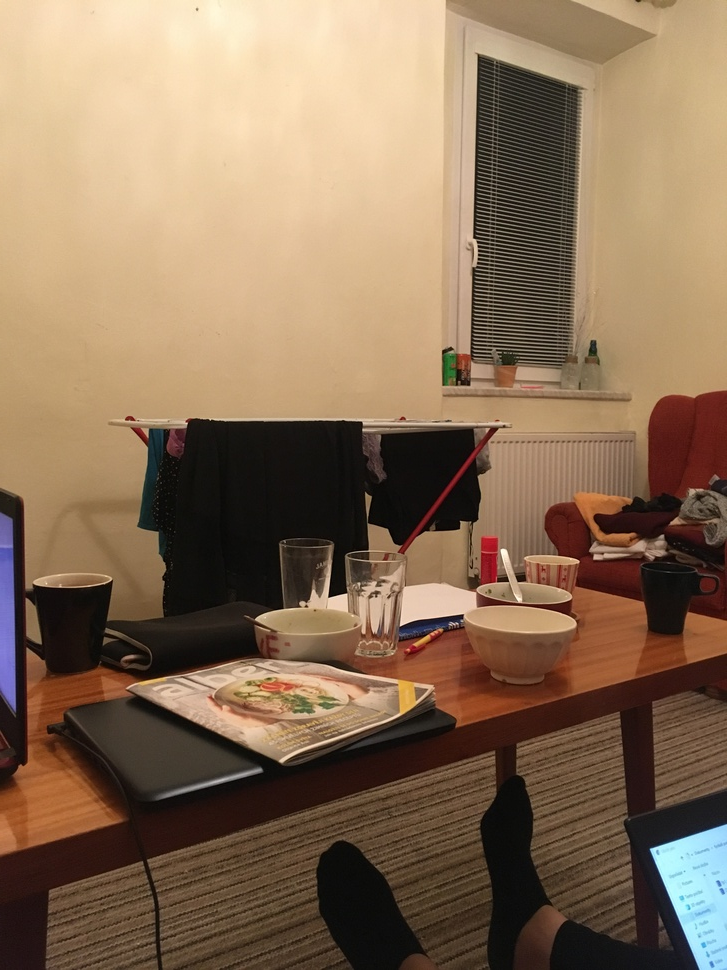
#> input picture 2_semestr/MUL/Proj1/images/first.jpg, 727 x 970 px, shrunk from 3024 x 4032 before the run
$ python du01.py --video ../../../2_semestr/MUL/Proj1/images/diffrent.jpg --image ../../../2_semestr/MUL/Proj1/images/first.jpg
#> lines starting #> are read from the running program, lines starting #| are printed output that depends on the picture
# coding: utf-8
from __future__ import print_function

import numpy as np
import cv2

# This should help with the assignment:
# * Indexing numpy arrays http://scipy-cookbook.readthedocs.io/items/Indexing.html


def parseArguments():
    import argparse
    parser = argparse.ArgumentParser()
    parser.add_argument('-v', '--video', help='Input video file name.')
    parser.add_argument('-i', '--image', help='Input image file name.')
    args = parser.parse_args()
    return args


def image(imageFileName):
    # read image
    img = cv2.imread(imageFileName)
#> img is the input picture: shape (970, 727, 3); mean B, G, R 87, 111.5, 136.6
    if img is None:
        print("Error: Unable to read image file", imageFileName)
        exit(-1)

    # print image width, height, and channel count
    print("Image dimensions: {}, {}, {}" .format(np.shape(img)[1], np.shape(img)[0], np.shape(img)[2]))
#| Image dimensions: 727, 970, 3

    # Resize to width 400 and height 500 with bicubic interpolation.
    img = cv2.resize(img, (400, 500), interpolation=cv2.INTER_CUBIC)
#> img: shape (500, 400, 3)

    # Print mean image color and standard deviation of each color channel
    print('Image mean and standard deviation: {}, {}; {}, {}; {}, {}'
          .format(round(np.mean(img[:,:,0].flatten()), 2), round(np.std(img[:,:,0].flatten()), 2),
                  round(np.mean(img[:,:,1].flatten()), 2), round(np.std(img[:,:,1].flatten()), 2),
                  round(np.mean(img[:,:,2].flatten()), 2), round(np.std(img[:,:,2].flatten()), 2)))
#| Image mean and standard deviation: 86.98, 60.36; 111.49, 71.66; 136.62, 77.93

    # Fill horizontal rectangle with color 128.
    # Position x1=50,y1=120 and size width=200, height=50
    rect = img.copy()
    rect = cv2.rectangle(rect, (50, 120), (250, 170), (128, 128, 128), cv2.FILLED)
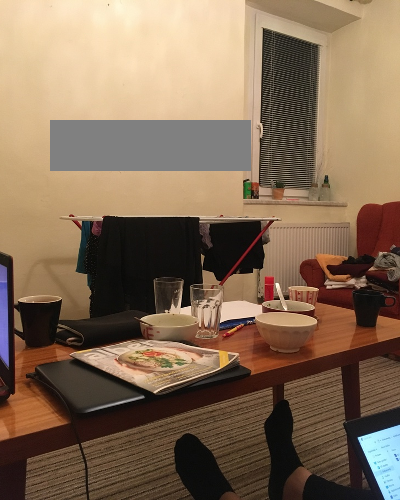
#> rect: shape (500, 400, 3); mean B, G, R 86.2, 108.7, 132.1
    # write result to file
    cv2.imwrite('rectangle.png', rect)

    # Fill every third column in the top half of the image black.
    # The first column sould be black.
    # The rectangle should not be visible.
    striped = img.copy()
    for i in range(int(np.shape(img)[0]/2)):
            for e in range(int(np.shape(img)[1])):
                if (e % 3) == 0:
                    striped[i,e,:] = 0
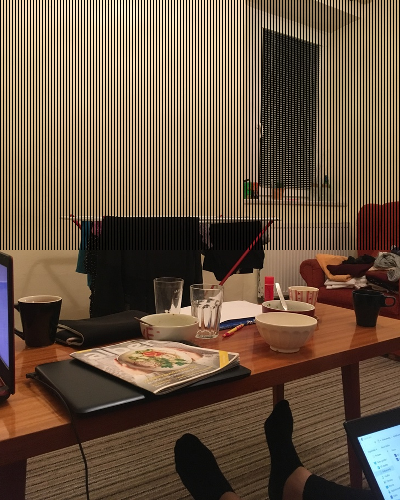
#> striped: shape (500, 400, 3); mean B, G, R 66.4, 85.2, 105.7
    # write result to file
    cv2.imwrite('striped.png', striped)

    # Set all pixels with any collor lower than 100 black.
    for i in range(np.shape(img)[0]):
        for e in range(np.shape(img)[1]):
            for u in range(np.shape(img)[2]):
                if img[i,e,u] < 100:
                    img[i,e,u] = 0
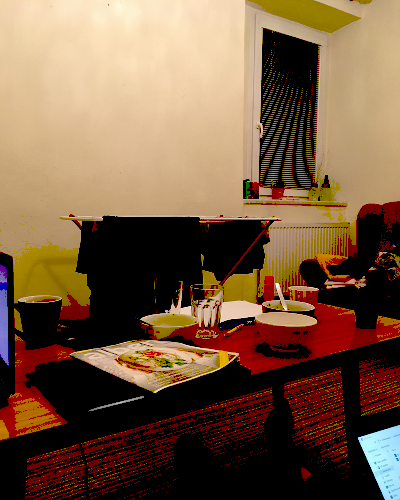
#> img: shape (500, 400, 3); mean B, G, R 65.5, 90.8, 119.7

    #write result to file
    cv2.imwrite('clip.png', img)


def video(videoFileName):
    # open video file and get basic information
    videoCapture = cv2.VideoCapture(videoFileName)
    frameRate = videoCapture.get(cv2.CAP_PROP_FPS)
    frame_width = int(videoCapture.get(cv2.CAP_PROP_FRAME_WIDTH))
    frame_height = int(videoCapture.get(cv2.CAP_PROP_FRAME_HEIGHT))
    if not videoCapture.isOpened():
        print("Error: Unable to open video file for reading", videoFileName)
        exit(-1)

    # open video file for writing
    videoWriter  = cv2.VideoWriter(
        'videoOut.avi', cv2.VideoWriter_fourcc('M','J','P','G'),
        frameRate, (frame_width, frame_height))
    if not videoWriter.isOpened():
        print("Error: Unable to open video file for writing", videoFileName)
        exit(-1)

    while videoCapture.isOpened():
        ret, frame = videoCapture.read()
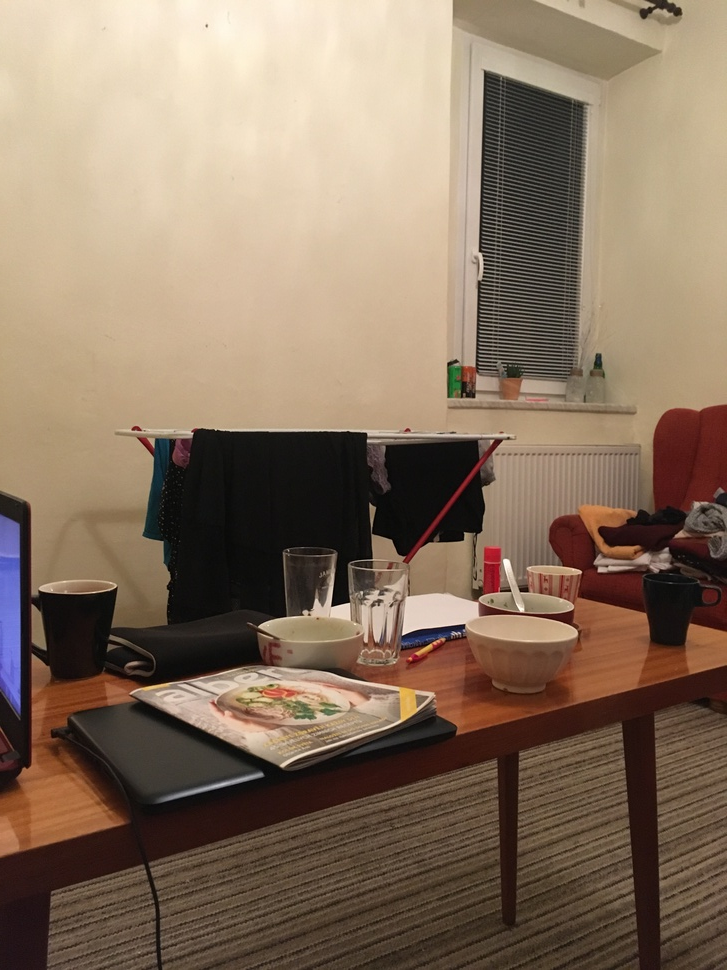
#> input picture 2_semestr/MUL/Proj1/images/diffrent.jpg, 727 x 970 px, shrunk from 3024 x 4032 before the run
#> frame is the input picture: shape (970, 727, 3); mean B, G, R 96.2, 115.4, 135.9
        if not ret:
            break;

        # Flip image upside down.
        frame = cv2.flip(frame, 0)

        # Add white noise (normal distribution).
        # Standard deviation should be 5.
        noise = (np.random.normal(0, 5, size=(frame.shape))).astype(int)
        frame = frame + noise

        # Add gamma correction.
        # y = x^1.2 -- the image to the power of 1.2
        frame = (frame ** 1.2).astype(int)
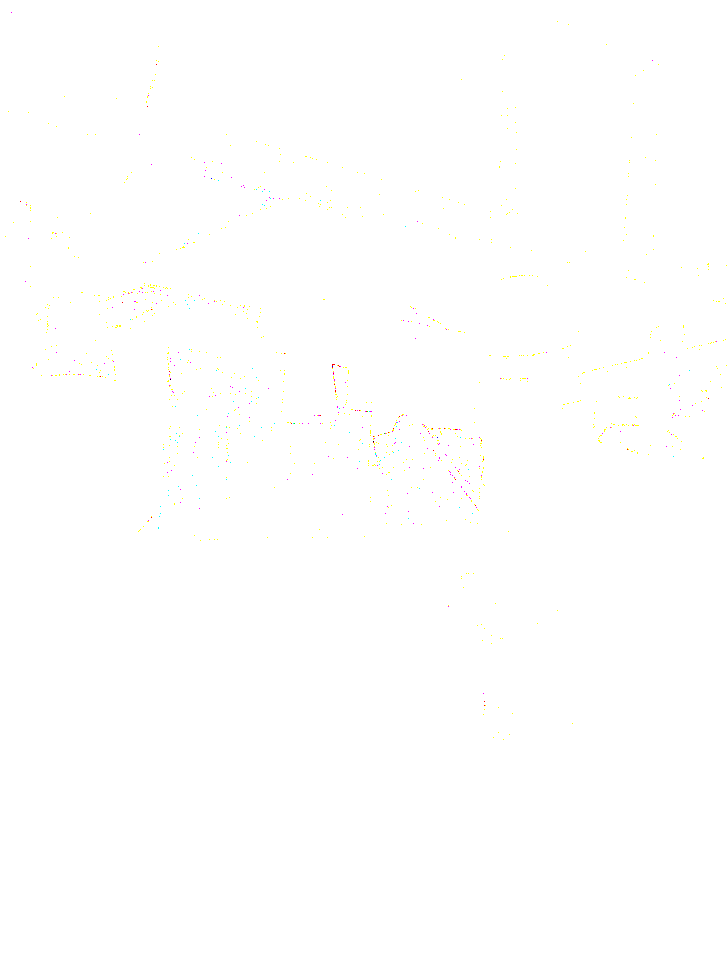
#> frame: shape (970, 727, 3) int64; mean B, G, R -1.43e+16, -3.52e+15, -1.26e+15; drawn with min black and max white

        # Dim blue color to half intensity.
        for i in range(np.shape(frame)[0]):
            for e in range(np.shape(frame)[1]):
                frame[i,e,0] = int(frame[i,e,0] / 2)

        # Invert colors.
        frame = (255-frame)
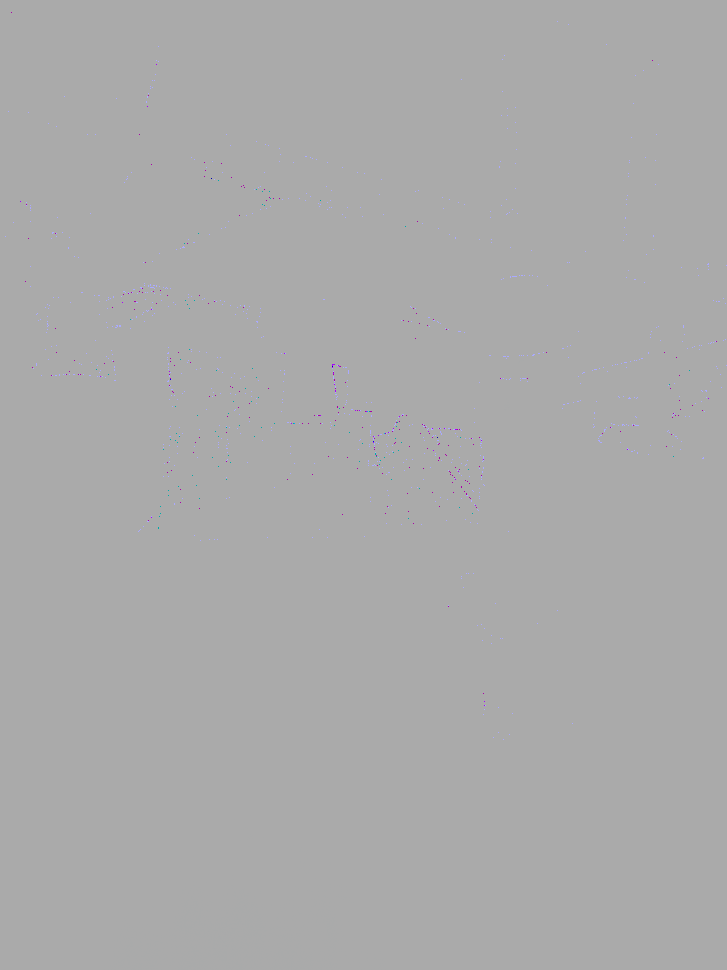
#> frame: shape (970, 727, 3) int64; mean B, G, R 7.13e+15, -3.52e+15, -1.26e+15; drawn with min black and max white

        # Display the processed frame.
        cv2.imshow("Output", frame.astype("uint8"))
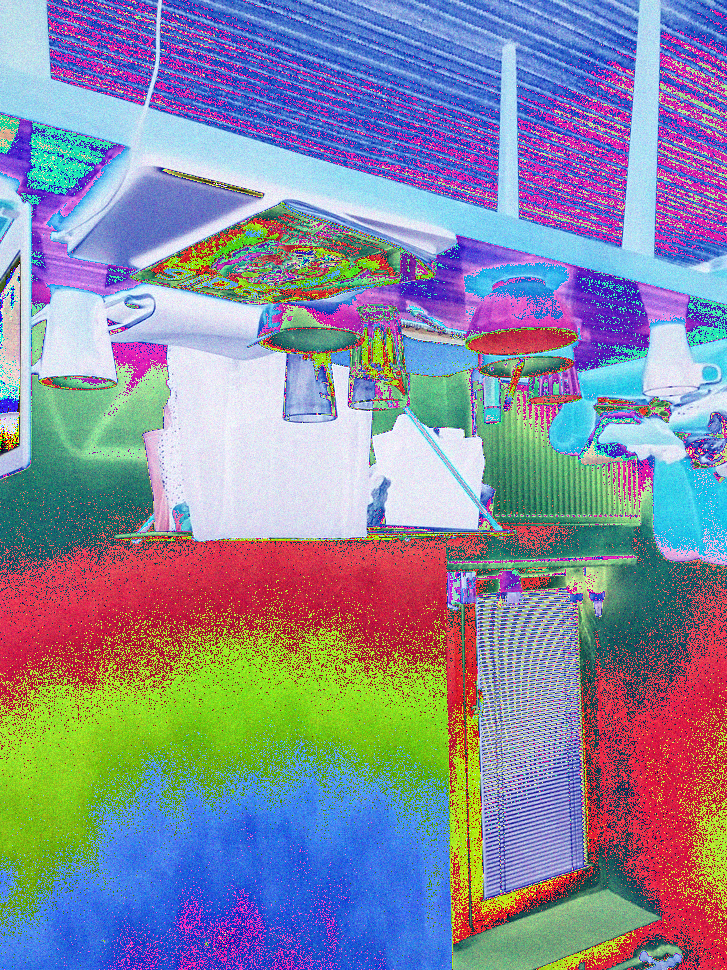
#> window 'Output': shape (970, 727, 3); mean B, G, R 158.8, 136.7, 134.3
        # Write the resulting frame to video file.
        videoWriter.write(frame)

        # End the processing on pressing Escape.
        key = cv2.waitKey(10)
#> (key Esc is pressed here)
        if key == 27:
            break

    cv2.destroyAllWindows()
    videoCapture.release()
    videoWriter.release()


def main():
    args = parseArguments()
    np.random.seed(1)
    image(args.image)
    video(args.video)

if __name__ == "__main__":
    main()
